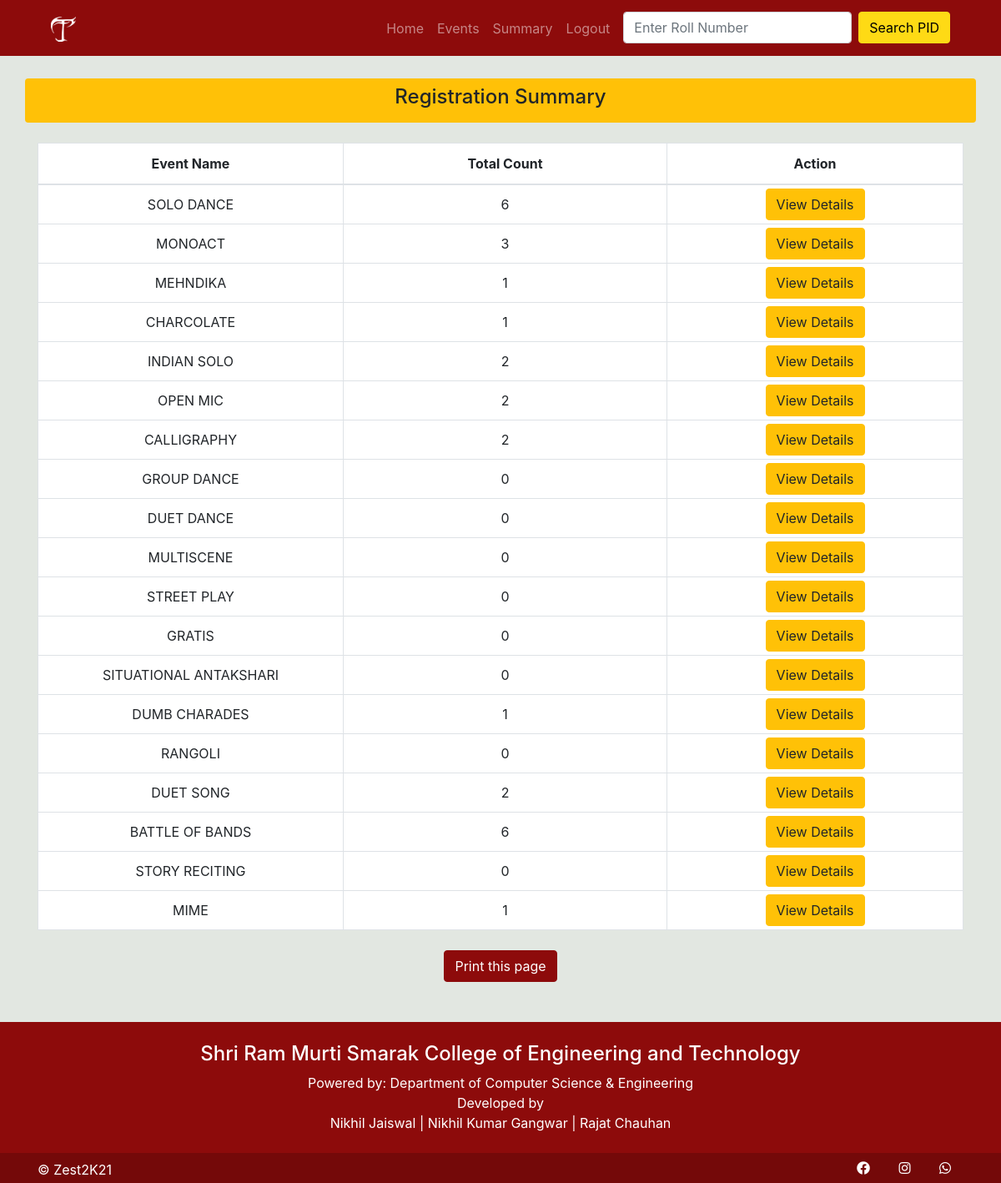
Screenshot of /zest/event_summary/ (signed in) with the database file from the repository.
### zest/models.py (models this page shows, shortened)
class Individual_Event(models.Model):
    event_name = CharField(max_length=100,  help_text='Enter Event Name',)
    event_venue = CharField(max_length=100,  help_text='Enter Event Venue',)
    event_time = models.DateTimeField(default=timezone.now)
    pid = models.ManyToManyField(Pid, blank=True, related_name= 'pid_event')
    @property
    def pid_count(self):
      return self.pid.count()

class Team_Event(models.Model):
    event_name = CharField(max_length=100,  help_text='Enter Event Name',)
    event_venue = CharField(max_length=100,  help_text='Enter Event Venue',default=None)
    event_time = models.DateTimeField(default=timezone.now)
    tid = models.ManyToManyField(Tid, blank=True, related_name= 'tid_event')
    @property
    def tid_count(self):
      return self.tid.count()

### zest/views.py (the view)
# urls.py: path('event_summary/', views.event_summary, name='event_summary'),
@login_required(login_url='/zest/login/')
def event_summary(request):
  i_events = Individual_Event.objects.all()
  t_events = Team_Event.objects.all()
  return render(request,'zest/event_summary.html', {'i_events': i_events, 't_events':t_events})

### zest/templates/zest/event_summary.html (shortened to what this page needs)
{% extends 'zest/base.html' %}
{% block content %}
<div class="container" >
  <div class="row rounded mt-4 bg-warning">
    <div class="col-md-12 p-2 text-center">
      <h4>Registration Summary</h4>
    </div>
  </div>
  <div class="row mt-4">
    <div class="col-md-12">
      <table class="table table-bordered table-hover bg-white">
        <thead>
          <tr class="text-center">
            <th scope="col" style="width:33%">Event Name </th>
            <th scope="col" style="width:35%">Total Count</th>
            <th scope="col" style="width:37%">Action</th>
          </tr>
        </thead>
        <tbody>
          {% for event in i_events %}
          <tr>
            <td class="align-middle text-center p-1">{{event.event_name}}</td>
            <td class="text-center align-middle p-1">{{event.pid_count}}</td>
            <td class="align-middle text-center p-1">
              <a href="{% url 'event_details' event.id %}" class="btn serach-btn btn-warning">View Details</a>
            </td>
          </tr>
          {% endfor %}
          {% for event in t_events %}
          <tr>
            <td class="align-middle text-center p-1">{{event.event_name}}</td>
            <td class="text-center align-middle p-1">{{event.tid_count}}</td>
            <td class="align-middle text-center p-1">
              <a href="{% url 't_event_details' event.id %}" class="btn serach-btn btn-warning">View Details</a>
            </td>
          </tr>
          {% endfor %}
        </tbody>
      </table>
    </div>
  </div>
  <div class="row d-print-none">
    <div class="col-md-12 mt-2  text-center">
      <form>
        <input class="btn btn-color serach-btn " type="button" value="Print this page" onClick="window.print()">
      </form>
    </div>
  </div>
</div>
{% endblock content %}

### zest/templates/zest/base.html (shortened to what this page needs)
{% load static %}
<!DOCTYPE html>
<html lang="en">
<head>
  <link rel="stylesheet" href="{% static 'zest/css/bootstrap.css' %}">
  <link rel="stylesheet" href="{% static 'zest/css/style.css' %}">
  <link rel="stylesheet" href="https://use.fontawesome.com/releases/v5.15.4/css/all.css">
</head>
<body>
  <div class="container-fluid nav_bg px-0 fixed-top">
    <div class="container">
      {% include 'zest/navbar.html' %}
    </div>
  </div>
  {% block content %}
  {% endblock content %}
  <div class="sticky-footer">
      {% include 'zest/footer.html' %}
  </div>
</body>
</html>

### zest/templates/zest/navbar.html (shortened to what this page needs)
{% load static %}
<div class="row">
  <div class="col-md-12 py-1">
    <nav class="navbar navbar-expand-lg navbar-dark">
      <a class="navbar-brand" href="{% url 'home' %}">
      <img src="{% static 'zest/images/Tyro.png' %}" alt="" width="30" height="30" class="d-inline-block align-text-top">
      </a>
      <div class="collapse navbar-collapse" id="navbarSupportedContent">
        <ul class="navbar-nav ml-auto ">
          <li class="nav-item">
            <a href="{% url 'home' %}"class="nav-link">Home</a>
          </li>
          {% if request.user.is_authenticated %}
          <li class="nav-item">
            <a href="{% url 'register_event' %}"class="nav-link">Events</a>
          </li>
          <li class="nav-item">
            <a href="{% url 'event_summary' %}"class="nav-link">Summary</a>
          </li>
          <li class="nav-item">
            <a class="nav-link " href="{% url 'logout' %}">Logout</a>
          </li>
          <li class="nav-item">
            <form action="{% url 'search_pid' %}" method="POST" class="form-inline" novalidate>
              <input class="form-control mx-sm-2" type="search" placeholder="Enter Roll Number" name="roll_no" aria-label="Search">
              <button class="btn btn-nav my-2 my-sm-0" type="submit">Search PID</button>
            </form>
          </li>
          {% endif %}
        </ul>
      </div>
    </nav>
  </div>
</div>

### zest/templates/zest/footer.html
<div class="concontainer-fluid footer-bg-1 mt-5 px-0 d-print-none">
  <div class="container">
    <div class="row justify-content-center text-white text-center">
      <div class="col-md-8 py-4 ">
        <h4>Shri Ram Murti Smarak College of Engineering and Technology</h4>
        <p class = "mb-0">Powered by: Department of Computer Science & Engineering</p>
        <p class = "mb-0">Developed by</p>
        <a class="text-white" href="https://github.com/nikhil777jais">Nikhil Jaiswal |</a>
        <a class="text-white" href="https://github.com/Nickhil1737">Nikhil Kumar Gangwar |</a>
        <a class="text-white" href="https://github.com/rajat-chn">Rajat Chauhan</a>
      </div>
    </div>
  </div>
</div>
<div class="concontainer-fluid footer-bg-2 px-0 d-print-none">
  <div class="container">
    <div class="row footer-bg-2">
      <div class="col-md-6 text-white pt-2">
        &copy; Zest2K21
      </div>
      <div class="col-md-6">
        <ul class="social float-md-right">
          <li><a class="fab fa-facebook" href=""></a></li>
          <li><a class="fab fa-instagram" href=""></a></li>
          <li><a class="fab fa-whatsapp" href=""></a></li>
        </ul>
      </div>
    </div>
  </div>
</div>

### zest/static/zest/css/style.css (style rules this page uses)
:root { --theme: #8d0b0b; --bgcolor: #126364; --yellow: #FEDA15; }
body { background: #E2E7E1; min-height: 100vh; }
.sticky-footer { position: sticky; top: 100%; }
.nav_bg { background-color: var(--theme); }
.footer-bg-1 { background: var(--theme); }
.footer-bg-2 { background: #740909; }
.btn-color { color: #fff; background-color: var(--theme); border-color: var(--theme); }
.btn-nav { color: rgb(0, 0, 0); background-color: var(--yellow); border-color: var(--yellow); }
.social { list-style: none; margin: 0; padding: 0; }
.social li { display: inline-block; }
.social li a { color: white; padding: 10px 15px; display: block; }

### zest/templates/zest/base.html (style rules this page uses)
body { padding-top: 70px; }

### rows the page displays
Individual_Event: event_name "SOLO DANCE", pid_count "6"
Individual_Event: event_name "MONOACT", pid_count "3"
Individual_Event: event_name "MEHNDIKA", pid_count "1"
Individual_Event: event_name "CHARCOLATE", pid_count "1"
Individual_Event: event_name "INDIAN SOLO", pid_count "2"
Individual_Event: event_name "OPEN MIC", pid_count "2"
Individual_Event: event_name "CALLIGRAPHY", pid_count "2"
Team_Event: event_name "GROUP DANCE", tid_count "0"
Team_Event: event_name "DUET DANCE", tid_count "0"
Team_Event: event_name "MULTISCENE", tid_count "0"
Team_Event: event_name "STREET PLAY", tid_count "0"
Team_Event: event_name "GRATIS", tid_count "0"
Team_Event: event_name "SITUATIONAL ANTAKSHARI", tid_count "0"
Team_Event: event_name "DUMB CHARADES", tid_count "1"
Team_Event: event_name "RANGOLI", tid_count "0"
Team_Event: event_name "DUET SONG", tid_count "2"
Team_Event: event_name "BATTLE OF BANDS", tid_count "6"
Team_Event: event_name "STORY RECITING", tid_count "0"
Team_Event: event_name "MIME", tid_count "1"
